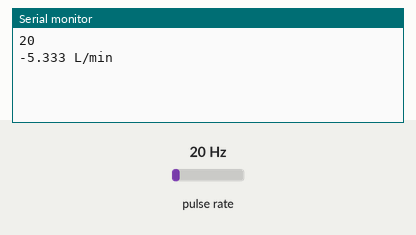
Bench run of a sketch on a simulated Arduino Uno, built with avr-gcc and run on an emulated ATmega328P. On the bench: the last lines printed to the serial monitor. Wiring (inferred from the names in the program): pulse sensor: data pin 2. Inputs (shaded band) come from the test bench; at power-on: pulse rate 20 Hz.

Above: at 1.2 s.
1.3 s: pulse rate (sensor on pin 2) set to 50 Hz
At 2.6 s:
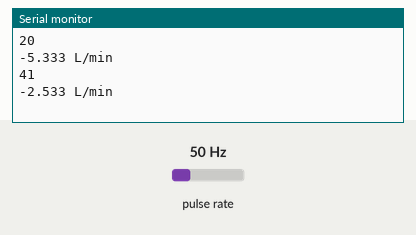
2.8 s: pulse rate (sensor on pin 2) set to 100 Hz
At 3.8 s:
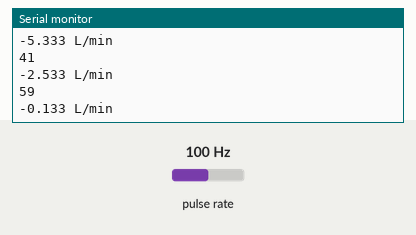
Timing chart, 0 to 5.8 s (numbered marks = the images above; inputs shaded):
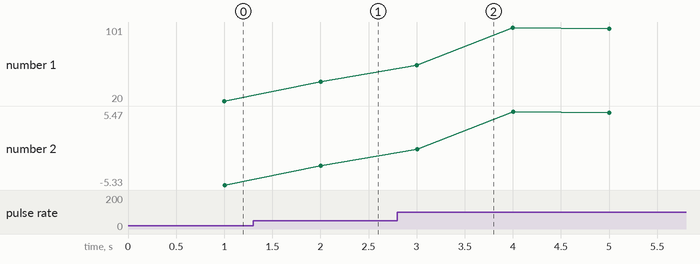

The sketch:

YF_S201.ino
```cpp
volatile int flow_frequency;
float l_minute;      // Litres per minute
unsigned char FLOW_PIN = 2;
unsigned long current_time;
unsigned long cloop_time;

void flow(){
  flow_frequency++;
}
void setup() {
  pinMode(FLOW_PIN, INPUT);
  Serial.begin(9600);
  attachInterrupt(0, flow, RISING);
  sei();
  cloop_time = millis();

}

void loop() {
  current_time = millis();
  // Every second, calculate and print litres/hour
  if(current_time == (cloop_time + 1000))  {
    cloop_time = current_time; // Updates cloopTime
    Serial.println(flow_frequency);
    // Pulse frequency (Hz) = 7.5Q, Q is flow rate in L/min.
    // 60Hz 신호가 계속 잡혀서 -60하여 보상함
    l_minute = ((flow_frequency - 60) / 7.5); // (Pulse frequency x 1 min) / 7.5Q = flowrate in L/hour
    flow_frequency = 0; // Reset Counter
    Serial.print(l_minute, 3); // Print litres/min
    Serial.println(" L/min");
  }
}
```

Measured:
- after the input at 1.3 s, the serial monitor: prints a new line after 0.70 s (image 1)
- after the input at 2.8 s, the serial monitor: prints a new line after 0.20 s (image 2)
- plotted number 1: 20 → 41 after the input at 1.3 s, 41 → 99 after the input at 2.8 s
- plotted number 2: -5.33 → -2.53 after the input at 1.3 s, -2.53 → 5.2 after the input at 2.8 s
